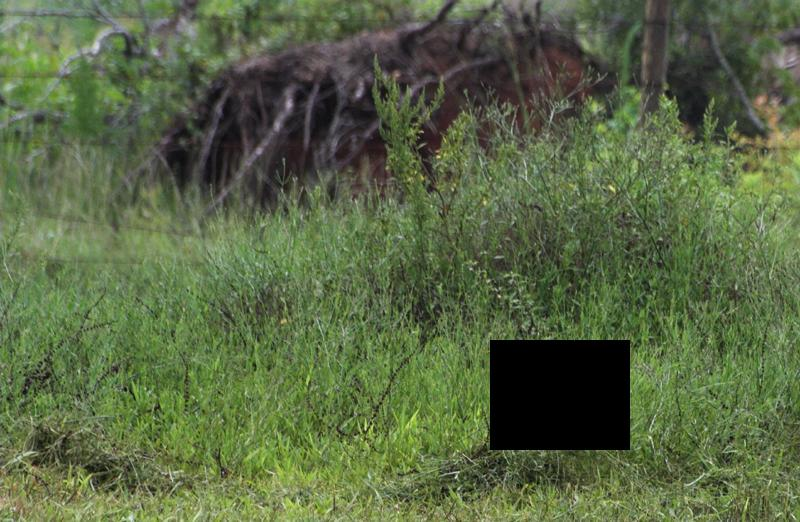
#> input picture img/bird/color_mask.jpg, 800 x 522 px, found by its file name
$ python Examplar.py   (older library calls are emulated)
#> lines starting #> are read from the running program, lines starting #| are printed output that depends on the picture; after the words box and inside, x2 and y2 are one past the last pixel; in counts of white or black regions, pixels touching at a corner belong together
import numpy as np
import matplotlib.pyplot as plt
import cv2
import copy
import random

from tqdm import tqdm

class Inpainter:
    def __init__(self, img:np.ndarray, mask:np.ndarray, patch_size = 9, show = False, comp_rate = 1):

        self.img = img
        self.mask = mask
        self.h, self.w = mask.shape[0], mask.shape[1]
        self.patch_size = patch_size
        # all one in the fill_range
        self.fill_range = copy.deepcopy(mask)

        self.fill_image = img
        # the fill front
        self.fill_front = self.update_contours()
        # C(p) and D(p) in the paper
        self.confidence = (self.mask==0).astype("float")
        self.data = np.zeros(shape=mask.shape)
        self.image_gray = cv2.cvtColor(img, cv2.COLOR_BGR2GRAY)
        self.priority_q = None

        self.show = show
        self.comp_rate = comp_rate

    def update_contours(self):
        """
        return the edge contours np.ndarray(point number, 1)
        """
        contours, hierarchy = cv2.findContours(self.fill_range, cv2.RETR_EXTERNAL, cv2.CHAIN_APPROX_NONE)
        # print(len(contours[0]))
        self.fill_front = contours[0].reshape(-1, 2)[:, ::-1]
        if len(contours) > 1:

            for i in range(1, len(contours)):
                self.fill_front = np.concatenate((self.fill_front, contours[i].reshape(-1, 2)[:,::-1]), axis=0)


    def get_data(self, img, patch:np.ndarray):
        """
        input the patch(2x2) return the image data in the patch
                        patch[1, 0]    patch[1, 1]
                        |              |
        patch[0, 0]-----x--------------x----------
                        |              |
                        |              |
        patch[0, 1]-----x--------------x----------
        """
        return img[patch[0, 0]:patch[0, 1], patch[1, 0]:patch[1, 1]]

    def get_patch(self,point):

        # given a point return a patch of size patch_size x patch_size
        k = self.patch_size // 2
        # consider the domain edge
        patch_range = [[max(0, point[0]-k), min(point[0]+k+1, self.h)],
                       [max(0, point[1]-k), min(point[1]+k+1, self.w)]]
        return np.array(patch_range)

    def update_C(self):

        for point in self.fill_front:
            patch = self.get_patch(point)
            confidence_sum = self.get_data(self.confidence, patch).sum()
            # Because the domain edge issue, we cannot direct get patch_size x patch_size as a area
            area = (patch[0, 1]-patch[0, 0])*(patch[1, 1]-patch[1, 0])
            self.confidence[point[0], point[1]] = confidence_sum/area

    def get_norm(self):
        """
        get x, y direction derivative, normalize the vector(g_x, g_y)
        """
        g_x = cv2.Scharr(self.fill_range, cv2.CV_64F, 1, 0)
        g_y = cv2.Scharr(self.fill_range, cv2.CV_64F, 0, 1)
        # stack g_x[NxM] and g_y[NxM] -> [N, M, 2]
        normal = np.dstack([g_y, g_x])
        # print(normal)
        norm = np.sqrt(g_x * g_x + g_y * g_y).reshape(self.h, self.w, 1).repeat(2, axis=2)
        norm[norm == 0] = 1
        unit_normal = normal/norm
        return unit_normal

    def get_isophote(self):
        # get masked image
        masked_img = np.ma.masked_array(self.image_gray, mask=self.fill_range)
        g_x, g_y = np.gradient(masked_img)
        g_y = np.ma.filled(g_y, 0)
        g_x = np.ma.filled(g_x, 0)
        gradient = np.sqrt(g_x*g_x + g_y*g_y)
        # normalized the gradient
        gradient = gradient * (255/gradient.max())

        isophote = np.zeros((self.h, self.w, 2))
        for point in self.fill_front:
            patch = self.get_patch(point)
            g_y_patch = self.get_data(g_y, patch)
            g_x_patch = self.get_data(g_x, patch)

            grad_patch = self.get_data(gradient, patch)

            # find the index of max scale of gradient in the patch region
            max_patch_pos = np.unravel_index(grad_patch.argmax(), grad_patch.shape)

            isophote[point[0], point[1], 0] = g_x_patch[max_patch_pos]
            # minus is important here
            isophote[point[0], point[1], 1] = -g_y_patch[max_patch_pos]

        return isophote

    def update_D(self, a=255):
        n_vec = self.get_norm()
        isophote = self.get_isophote()
        self.data = np.sqrt(np.sum((n_vec*isophote)**2, axis=2))/a

    def update_prioity(self):
        self.update_C()
        self.update_D()
        # set 0 in the already filled region, update the priority in the unfilled region
        priority = self.confidence*self.data*self.fill_range

        # [6 lines of commented-out code are left out]

        pt = np.array([29, 168])
        patch = self.get_patch(pt)
        patch_conf = self.get_data(self.confidence, patch)
        patch_data = self.get_data(self.data, patch)
        pathc_prior = self.get_data(priority, patch)
        patch_fill = self.get_data(self.fill_range, patch)

        if(self.show):
            plt.subplot(221), plt.imshow(patch_conf), plt.title("confidence")
            print("patch_conf")
            print(patch_conf)
            plt.subplot(222), plt.imshow(patch_data), plt.title("data weight")
            plt.subplot(223), plt.imshow(pathc_prior), plt.title("priority")
            plt.subplot(224), plt.imshow(patch_fill), plt.title("fill range")
            plt.show()


        # print("priority = ", priority)
        self.priority_q = np.array([priority[pt[0], pt[1]] for pt in self.fill_front])

    def get_patch_distance(self, target_patch, dst_patch):
        # TODO
        # cv.matchTemplete(优化)
        return (((dst_patch[:, 0] - target_patch[:, 0])**2).sum())**0.5

    def find_best_match(self, target_point):
        """
        fin the best matching point in the image
        """
        target_patch = self.get_patch(target_point)
        target_patch_img = self.get_data(self.fill_image, target_patch)

        patch_h = target_patch[0, 1]- target_patch[0, 0]
        patch_w = target_patch[1, 1]- target_patch[1, 0]

        best_patch = None
        least_dis = float("inf")

        for i in tqdm(range(self.h-patch_h+1)):
            for j in range(self.w-patch_w+1):
                dst_patch = np.array([[i, i+patch_h], [j, j+patch_w]])

                # check if the destination patch is filled
                if(self.get_data(self.fill_range, dst_patch).sum() == 0):
                    # patch_diff = self.get_patch_difference(target_patch, dst_patch)
                    patch_dist = self.get_patch_distance(target_patch, dst_patch)
                    if least_dis > patch_dist:
                        least_dis = patch_dist
                        best_patch = dst_patch

        # best_img = self.get_data(self.img, best_patch)
        return best_patch

    def aprox_best_match(self, target_point, step = 1000):
        """
        find an approximate match within limited step
        """
        target_patch = self.get_patch(target_point)
        target_patch_img = self.get_data(self.fill_image, target_patch)
        plt.subplot(121), plt.imshow(target_patch_img)

        patch_h = target_patch[0, 1]- target_patch[0, 0]
        patch_w = target_patch[1, 1]- target_patch[1, 0]

        Area = (self.h-patch_h)*(self.w-patch_w)

        if step > Area:
            step = Area/2

        row_n = np.floor((self.h/(np.sqrt(Area/step))))
        col_n = np.floor((self.w/(np.sqrt(Area/step))))

        rand_rows = random.sample(range(self.h-patch_h+1), int(row_n))
        rand_cols = random.sample(range(self.w-patch_w+1), int(col_n))

        # print("step = {}".format(len(rand_rows)*len(rand_cols)))

        best_patch = None
        least_dis = float("inf")

        for i in rand_rows:
            for j in rand_cols:
                dst_patch = np.array([[i, i+patch_h], [j, j+patch_w]])

                # check if the destination patch is filled
                if(self.get_data(self.fill_range, dst_patch).sum() == 0):
                    # patch_diff = self.get_patch_difference(target_patch, dst_patch)
                    patch_dist = self.get_patch_distance(target_patch, dst_patch)
                    if least_dis > patch_dist:
                        least_dis = patch_dist
                        best_patch = dst_patch

        # best_img = self.get_data(self.img, best_patch)
        return best_patch

    def fill_patch(self, target_point:np.ndarray, approx = False, step = 1000):
        """
        fill the patch centered at the point, and update all properties
        """
        target_patch = self.get_patch(target_point)
        target_patch_mask = self.get_data(self.fill_range, target_patch)
        target_data = self.get_data(self.fill_image, target_patch)
        to_be_fill = copy.deepcopy(target_patch_mask)
        old_img = copy.deepcopy(target_data)
        # get the coordinate of the position to be fill
        # print("target_patch_mask = ", target_patch_mask)

        if approx == True:
            dst_patch = self.aprox_best_match(target_point)
        else:
            dst_patch = self.find_best_match(target_point)

        dst_data = copy.deepcopy(self.get_data(self.fill_image, dst_patch))

        fill_x_y = [[], []]

        # fill the blank region
        for i in range(target_patch_mask.shape[0]):
            for j in range(target_patch_mask.shape[1]):
                if(target_patch_mask[i][j] >0):
                    # print(i, j)
                    target_data[i,j] = dst_data[i,j]
                    fill_x_y[0].append(i)
                    fill_x_y[1].append(j)

        # update the confidence in target patch
        target_confidence = self.get_data(self.confidence, target_patch)
        target_confidence[fill_x_y[0], fill_x_y[1]] = self.confidence[target_point[0], target_point[1]]

        # update the fill_range
        target_fill_range = self.get_data(self.fill_range, target_patch)
        target_fill_range[fill_x_y[0], fill_x_y[1]] = 0
        # print("fill_x_y")
        # print(fill_x_y)

        # update the gray_img
        self.image_gray = cv2.cvtColor(self.fill_image, cv2.COLOR_BGR2GRAY)

        if(self.show == True):
            plt.subplot(321), plt.imshow(to_be_fill), plt.title("target data")
            plt.subplot(322), plt.imshow(old_img), plt.title("old img")
            plt.subplot(323), plt.imshow(dst_data), plt.title("destiny data")
            plt.subplot(324), plt.imshow(target_data), plt.title("fill task")
            plt.subplot(325), plt.imshow(target_fill_range), plt.title("new fill range")
            plt.show()

    def red_square(self, patch:np.ndarray):

        plt.plot([patch[1, 0], patch[1, 0]], [patch[0, 0], patch[0, 1]], color = "r")
        plt.plot([patch[1, 1], patch[1, 1]], [patch[0, 0], patch[0, 1]], color = "r")
        plt.plot([patch[1,0],  patch[1, 1]], [patch[0, 0], patch[0, 0]], color = "r")
        plt.plot([patch[1,0],  patch[1, 1]], [patch[0, 1], patch[0, 1]], color = "r")

    def exe_inpaint(self, filename:str, approx = False, step = 1000):

        ip_area = self.fill_range.sum()*(1-self.comp_rate)
        total = copy.deepcopy(self.fill_range.sum())

        while self.fill_range.sum() > ip_area:
        # while (total-self.fill_range.sum()).astype(int) in tqdm(range(ip_area.astype(int))):
            self.update_contours()
            self.update_prioity()
            # find the point with max priority
            target_point = self.fill_front[self.priority_q.argmax()]
            old_fill = copy.deepcopy(self.fill_image)
            print("{} points left to fill ".format(self.fill_range.sum()))
            # print("target_point = ", target_point)
            self.fill_patch(target_point, approx, step)

            if(self.show):
                plt.subplot(121), plt.imshow(old_fill)
                self.red_square(self.get_patch(target_point))
                plt.subplot(122), plt.imshow(self.fill_image)
                self.red_square(self.get_patch(target_point))
                plt.show()

        plt.imshow(self.fill_image)
        plt.show()
        # save
        cv2.imwrite(filename+".jpg", self.fill_image)
        cv2.imwrite(filename+"mask.jpg", self.fill_range)


if __name__ == "__main__":
    # [5 lines of commented-out code are left out]

    img_src = r"img\bird\color_mask.jpg"
    mask_src = r"img\bird\black_mask.jpg"

    patch_size = 5

    # The mask max is 1 not 255
    img = cv2.imread(img_src)
#> img is the input picture: shape (522, 800, 3); mean B, G, R 68.1, 103.6, 89
    mask = cv2.imread(mask_src, 0)
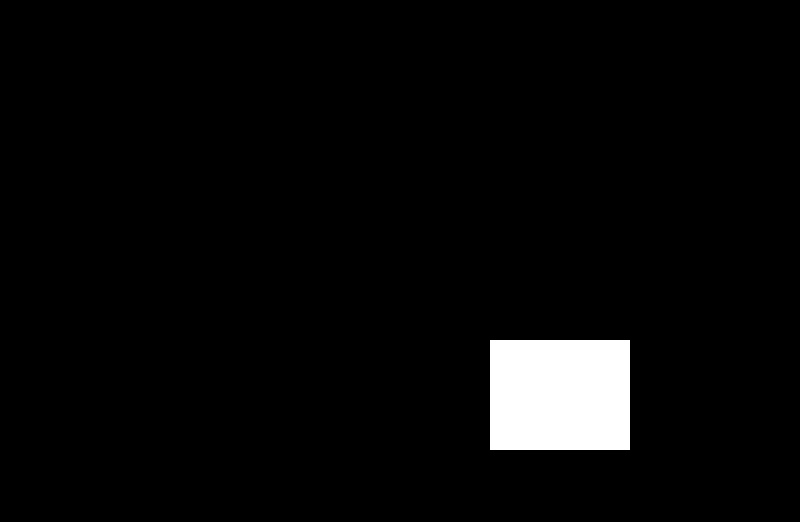
#> input picture img/bird/black_mask.jpg, 800 x 522 px, found by its file name
#> mask is the input picture: shape (522, 800); min 0, max 255, mean 9.4

    mask[mask>0] = 1
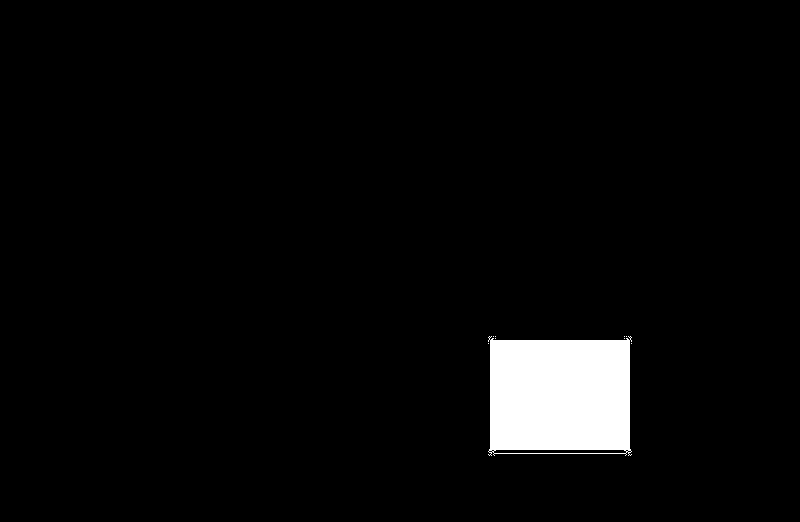
#> mask: shape (522, 800); values 0 (black) and 1 (white), 3.7% white; 9 white regions (8 under 20 px)

    inpainter = Inpainter(img, mask, patch_size, show=False, comp_rate = 1)
#> in update_contours, `contours, hierarchy = cv2.findContours(self.fill_range, cv2.RETR_EXTER..`: contours = 9 contours, 8 with area under 20; largest, box (x1, y1, x2, y2) and area: (488, 336, 632, 456) 15718
#> in update_contours, `self.fill_front = contours[0].reshape(-1, 2)[:, ::-1]`: self.fill_front = [[343, 631]]
#> the loop in update_contours, `for i in range(1, len(contours)):` made 8 passes
#> self.fill_front on passes 1 to 3: [[343, 631], [343, 488]], [[343, 631], [343, 488], [338, 624]], [[343, 631], [343, 488], [338, 624], [338, 495]]
#> after the loop in update_contours, `for i in range(1, len(contours)):`: self.fill_front = 570 pairs, first value 336 to 455, second value 488 to 631
#> in __init__, `self.confidence = (self.mask==0).astype("float")`: self.confidence: shape (522, 800) float64; values 0 (black) and 1 (white), 96.3% white; 9 black regions (8 under 20 px), largest, box (x1, y1, x2, y2) and area: (488, 336, 632, 456) 15596
#> in __init__, `self.image_gray = cv2.cvtColor(img, cv2.COLOR_BGR2GRAY)`:
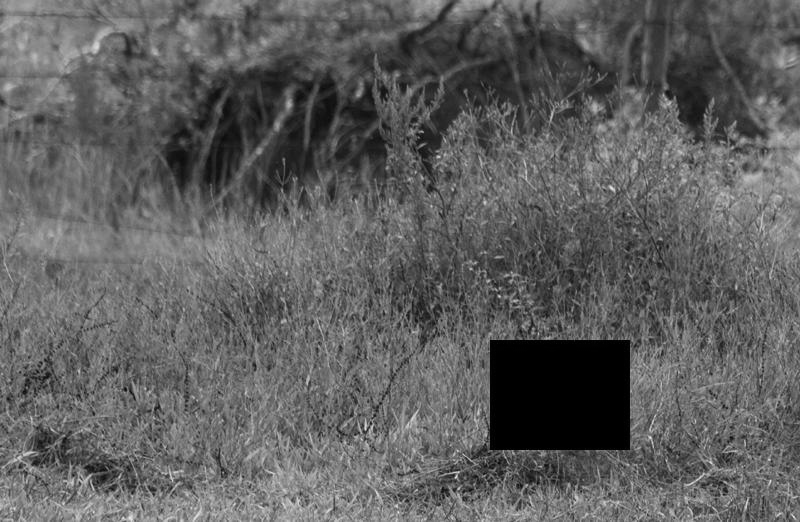
#> self.image_gray: shape (522, 800); min 0, max 237, mean 95.2
    inpainter.exe_inpaint("approx10000", approx=True, step = 10000)
#> in exe_inpaint, `ip_area = self.fill_range.sum()*(1-self.comp_rate)`: ip_area = 0
#> in exe_inpaint, `total = copy.deepcopy(self.fill_range.sum())`: total = 15604
#> the loop in update_contours (call 2), `for i in range(1, len(contours)):` made 8 passes
#> the loop in update_C, `for point in self.fill_front:` made 570 passes
#> (point, patch, confidence_sum) on passes 1 to 3: ([343, 631], [[341, 346], [629, 634]], 18), ([343, 488], [[341, 346], [486, 491]], 18), ([338, 624], [[336, 341], [622, 627]], 16)
#> after the loop in update_C, `for point in self.fill_front:`:
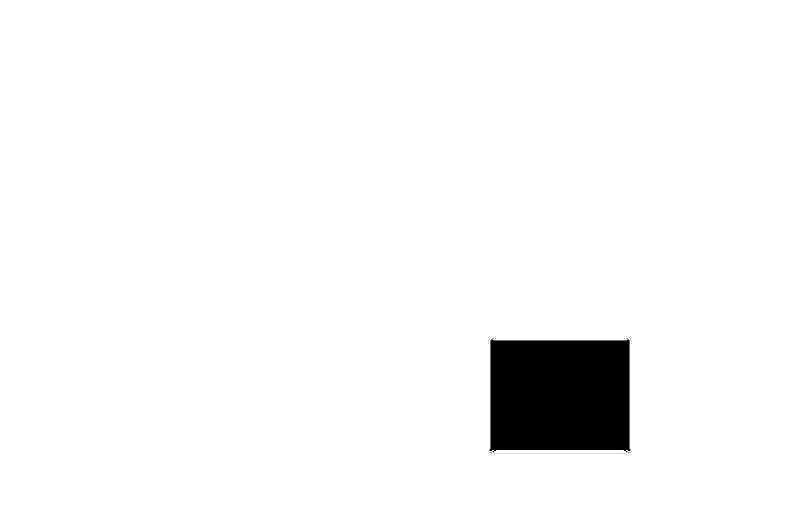
#> self.confidence: shape (522, 800) float64; min 0, max 1, mean 0.963
#> in get_isophote, `g_x = np.ma.filled(g_x, 0)`:
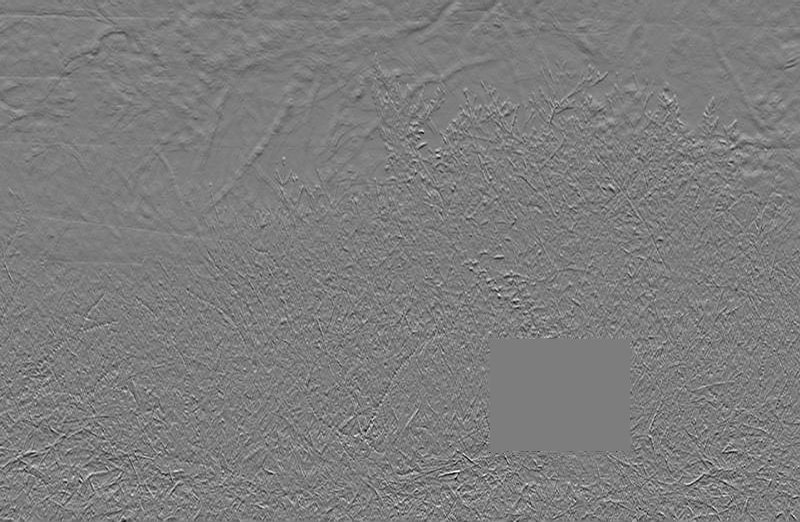
#> g_x: shape (522, 800) float64; min -74.5, max 77, mean 0; drawn with min black and max white
#> in get_isophote, `gradient = np.sqrt(g_x*g_x + g_y*g_y)`:
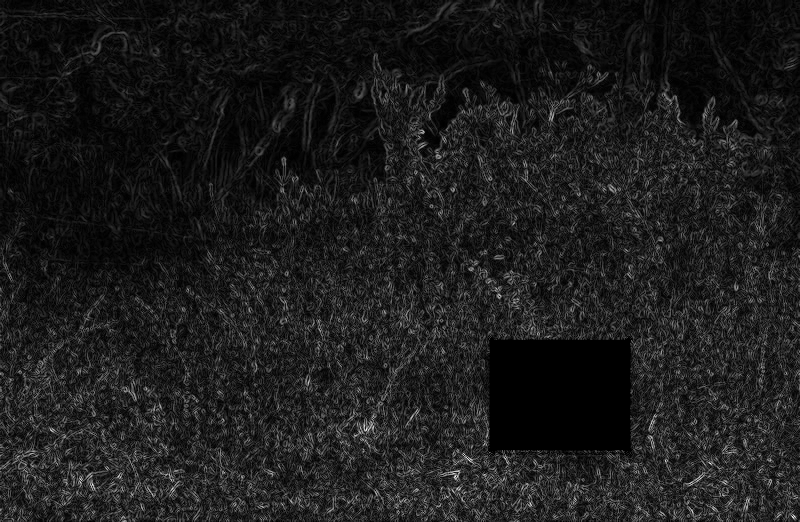
#> gradient: shape (522, 800) float64; min 0, max 97.4, mean 11; drawn with min black and max white
#> the loop in get_isophote, `for point in self.fill_front:` made 570 passes
#> (point, patch, max_patch_pos) on passes 1 to 3: ([343, 631], [[341, 346], [629, 634]], (1, 3)), ([343, 488], [[341, 346], [486, 491]], (1, 0)), ([338, 624], [[336, 341], [622, 627]], (1, 3))
#> in update_prioity, `patch_conf = self.get_data(self.confidence, patch)`: patch_conf = [[1, 1, 1, 1, 1], [1, 1, 1, 1, 1], [1, 1, 1, 1, 1], [1, 1, 1, 1, 1], [1, 1, 1, 1, 1]]
#> in update_prioity, `patch_data = self.get_data(self.data, patch)`: patch_data = [[0, 0, 0, 0, 0], [0, 0, 0, 0, 0], [0, 0, 0, 0, 0], [0, 0, 0, 0, 0], [0, 0, 0, 0, 0]]
#> in update_prioity, `pathc_prior = self.get_data(priority, patch)`: pathc_prior has the same summary as patch_data
#> in update_prioity, `patch_fill = self.get_data(self.fill_range, patch)`: patch_fill has the same summary as patch_data
#> in update_prioity, `self.priority_q = np.array([priority[pt[0], pt[1]] for pt in self.fill..`: self.priority_q = 570 values, max 0.122 at index 132, min 0 at index 0, mean 0.0191
#> in exe_inpaint, `target_point = self.fill_front[self.priority_q.argmax()]`: target_point = [455, 489]
#| 15604 points left to fill
#> in fill_patch, `target_patch = self.get_patch(target_point)`: target_patch = [[453, 458], [487, 492]]
#> in fill_patch, `target_patch_mask = self.get_data(self.fill_range, target_patch)`: target_patch_mask = [[0, 0, 0, 0, 1], [0, 1, 0, 1, 0], [0, 0, 1, 0, 1], [0, 0, 0, 0, 0], [0, 0, 0, 0, 0]]
#> in fill_patch, `to_be_fill = copy.deepcopy(target_patch_mask)`: to_be_fill has the same summary as target_patch_mask
#> in aprox_best_match, `target_patch = self.get_patch(target_point)`: target_patch = [[453, 458], [487, 492]]
#> in aprox_best_match, `patch_h = target_patch[0, 1]- target_patch[0, 0]`: patch_h = 5
#> in aprox_best_match, `Area = (self.h-patch_h)*(self.w-patch_w)`: Area = 411015
#> in aprox_best_match, `row_n = np.floor((self.h/(np.sqrt(Area/step))))`: row_n = 25
#> in aprox_best_match, `col_n = np.floor((self.w/(np.sqrt(Area/step))))`: col_n = 39
#> in aprox_best_match, `rand_rows = random.sample(range(self.h-patch_h+1), int(row_n))`: rand_rows = 25 values, max 516 at index 10, min 41 at index 2, mean 289.7
#> in aprox_best_match, `rand_cols = random.sample(range(self.w-patch_w+1), int(col_n))`: rand_cols = 39 values, max 747 at index 23, min 1 at index 18, mean 399
#> the loop in aprox_best_match, `for i in rand_rows:` made 25 passes
#> i on passes 1 to 12: 394, 430, 41, 265, 497, 414, 310, 488, 366, 223, 516, 142
#> after the loop in aprox_best_match, `for i in rand_rows:`: best_patch = [[483, 488], [488, 493]]; least_dis = 30.02
#> in fill_patch, `dst_patch = self.aprox_best_match(target_point)`: dst_patch = [[483, 488], [488, 493]]
#> in fill_patch, `target_confidence = self.get_data(self.confidence, target_patch)`: target_confidence = [[1, 1, 1, 1, 0.745], [1, 0.916, 1, 0.9, 1], [1, 1, 0.926, 1, 0.896], [1, 1, 1, 1, 1], [1, 1, 1, 1, 1]]
#> in fill_patch, `target_fill_range = self.get_data(self.fill_range, target_patch)`: target_fill_range has the same summary as target_patch_mask
#> in fill_patch, `self.image_gray = cv2.cvtColor(self.fill_image, cv2.COLOR_BGR2GRAY)`: self.fill_image: shape (522, 800, 3); under 0.01% of pixels changed, all inside (x1, y1, x2, y2) = (488, 453, 492, 456)
    # inpainter.exe_inpaint("approx10000.jpg", approx=True, step = 10000)
    # inpainter.exe_inpaint("output.jpg")
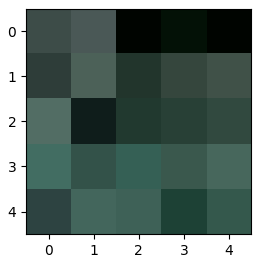
#> figure drawn by matplotlib, 1 panel
